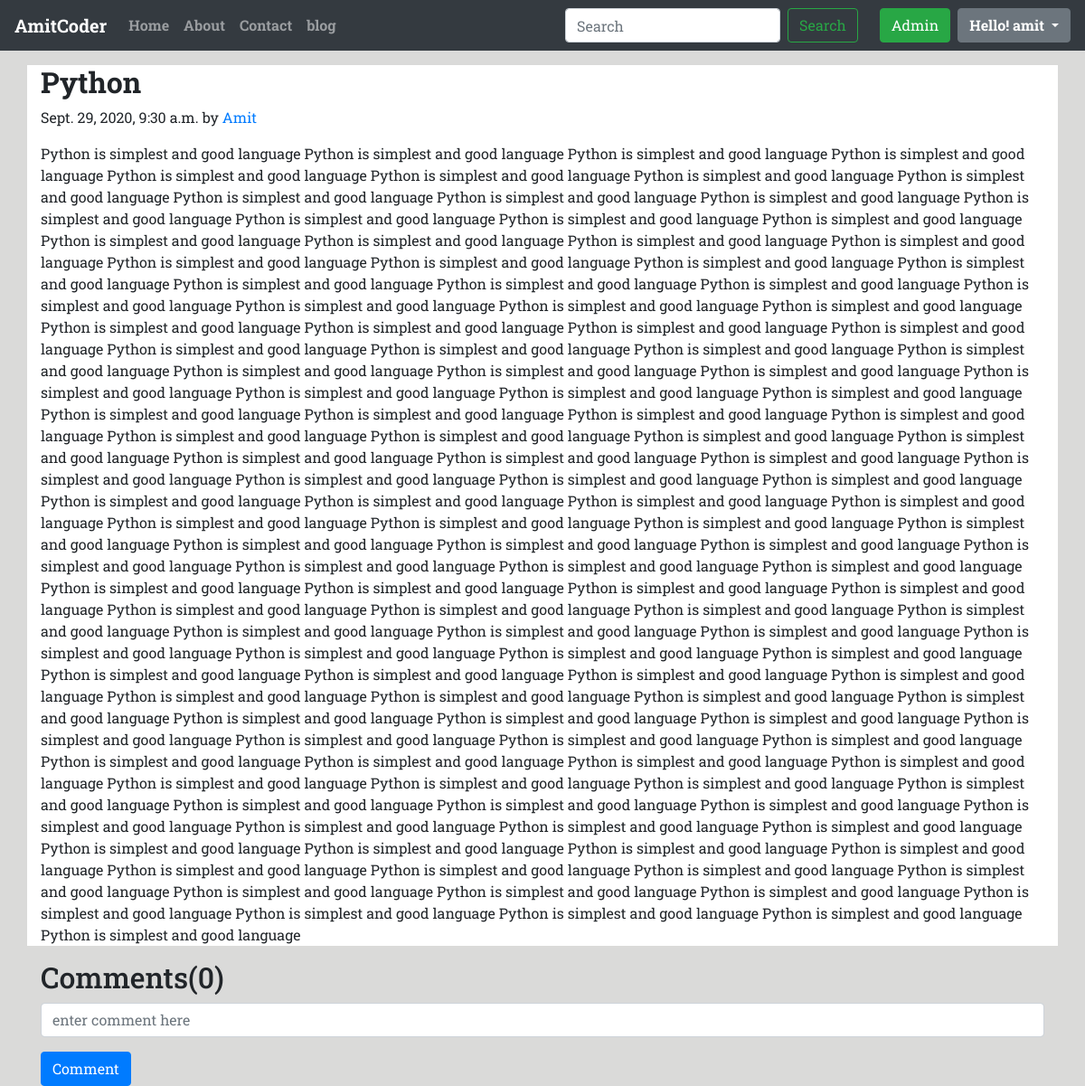
The app's page /blog/python/ (signed in) with its own data.
### blog/models.py (models this page shows, shortened)
class Post(models.Model):
    sno=models.AutoField(primary_key=True)
    title=models.CharField(max_length=250)
    content=models.TextField()
    author=models.CharField(max_length=40)
    slug=models.SlugField()
    timestamp=models.DateTimeField(blank=True)

### blog/views.py (the view)
# urls.py: path('<str:slug>/',views.blogPost,name='blogPost'),
def blogPost(request,slug):
    post=Post.objects.filter(slug=slug).first() #or [0]
    comments=BlogComment.objects.filter(post=post,parent=None)
    replies=BlogComment.objects.filter(post=post).exclude(parent=None)
    replyDict={}
    for reply in replies:
        if reply.parent.sno not in replyDict.keys():
            replyDict[reply.parent.sno]=[reply]
        else:
            replyDict[reply.parent.sno].append(reply)
    context={"post":post,"comments":comments,'user':request.user,'replyDict':replyDict}
    return render(request,"blog/blogPost.html",context)

### templates/blog/blogPost.html (shortened to what this page needs)
{% extends 'base.html' %}
{% load extras %}
{% block body %}
<div style="background-color:white;" class="container my-3">
  <div class="blog-post">
    <h2 class="blog-post-title"><b>{{post.title}}</b></h2>
    <p class="blog-post-meta">{{post.timestamp}} by <a href="/about">{{post.author}}</a></p>
    <p>{{post.content}}</p>
  </div>
</div>
<div class="container">
  <h2>Comments({{comments.count}})</h2>
  <form action="/blog/postcomment/" method="post">
    <div class="form-group">
      <input type="text" class="form-control" name="comment" id="" placeholder="enter comment here" required>
    </div>
    {% if user.is_authenticated %}
    <button type="submit" class="btn btn-primary">Comment</button>
    {% else %}
    <button type="button" class="btn btn-outline-danger my-2 my-sm-0 ml-2" data-toggle="modal"
      data-target="#LoginModal">
      Submit
    </button>
    {% endif %}
  </form>
</div>
{% endblock body %}

### templates/base.html (shortened to what this page needs)
<!doctype html>
<html lang="en">
<head>
  <link rel="stylesheet" href="https://stackpath.bootstrapcdn.com/font-awesome/4.7.0/css/font-awesome.min.css">
  <link rel="stylesheet" href="https://stackpath.bootstrapcdn.com/bootstrap/4.5.2/css/bootstrap.min.css"
>
</head>
<body>
  <nav class="navbar navbar-expand-lg navbar-dark bg-dark sticky-top">
    <a class="navbar-brand" href="/"><b>AmitCoder</b></a>
    <div class="collapse navbar-collapse" id="navbarSupportedContent">
    {% if user.is_authenticated %}
      <ul class="navbar-nav mr-auto">
        <li class="nav-item {% block homeactive %} {% endblock homeactive %}">
          <a class="nav-link" href="/"><b>Home</b> <span class="sr-only">(current)</span></a>
        </li>
        <li class="nav-item {% block aboutactive %} {% endblock aboutactive %}">
          <a class="nav-link" href="/about"><b>About</b></a>
        </li>
        <li class="nav-item {% block contactactive %} {% endblock contactactive %}">
          <a class="nav-link" href="/contact"><b>Contact</b></a>
        </li>
        <li class="nav-item {% block blogactive %} {% endblock blogactive %}">
          <a class="nav-link" href="/blog"><b>blog</b></a>
        </li>
      </ul>
      <form method="get" action="/search" class="form-inline my-2 my-lg-0 mx-3">
        <input class="form-control mr-sm-2" type="search" placeholder="Search" aria-label="Search" name="query"
          id="search">
        <button class="btn btn-outline-success my-2 my-sm-0" type="submit">Search</button>
      </form>
      {% endif %}
      {% if user.is_superuser %}
      <div class="ml-2">
        <a href="/admin" target="_blank" role="button" class="btn btn-success my-2 my-sm-0">Admin</a>
      </div>
      {% endif %}
      {% if user.is_authenticated %}
      <div class="dropdown ml-2">
        <button class="btn btn-secondary dropdown-toggle" type="button" id="dropdownMenuButton" data-toggle="dropdown"
          aria-haspopup="true" aria-expanded="false">
          <b>Hello! {{request.user}}</b>
        </button>
      </div>
      {% endif %}
    </div>
  </nav>
  {% block body %} {% endblock body %}
</body>
</html>

### templates/base.html (style rules this page uses)
body { font-family: 'Miriam Libre', sans-serif; font-family: 'Peddana', serif; font-family: 'Roboto Slab', serif; background-color: #0a070226; }

### records on screen
Post: title "Python", timestamp "Sept. 29, 2020, 9:30 a.m.", author "Amit", content "Python is simplest and good language Python is simplest and good language Python is simplest and good language Python is simplest and good language Python is simplest and good language Python is simplest and good language Python is simplest and good language Python is simplest and good language Python is simplest and good language Python is simplest and good language Python is simplest and good language Python is simplest and good language Python is simplest and good language Python is simplest and good language Python is simplest and good language Python is simplest and good language Python is simplest and good language Python is simplest and good language Python is simplest and good…"

### other values on screen
{{ request.user }} "amit"
{{ comments.count }} "0"
